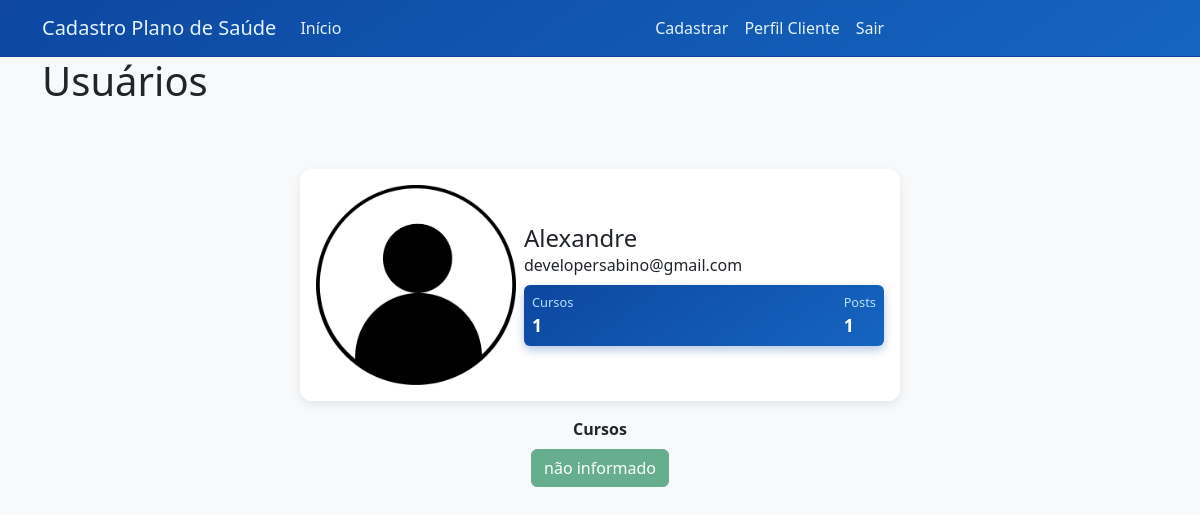
The app's page /usuarios (signed in) with its own data.
### sistemacooperativa/models.py (models this page shows)
class Usuario(database.Model, UserMixin):
    id = database.Column(database.Integer, primary_key=True)
    username = database.Column(database.String, nullable=False)
    email = database.Column(database.String, nullable=False, unique=True)
    senha = database.Column(database.String, nullable=False)
    foto_perfil = database.Column(database.String, default='default.jpg')
    posts = database.relationship('Post', backref='autor', lazy=True)
    cursos = database.Column(database.String, nullable=False, default='não informado')
    def contar_posts(self):
        return len(self.posts)

### sistemacooperativa/routes.py (the view)
@app.route("/usuarios")
@login_required
def usuarios():
    lista_usuarios = Usuario.query.all()
    return render_template('usuarios.html', lista_usuarios=lista_usuarios)

### sistemacooperativa/models.py (called while the page is built)
@login_manager.user_loader
def load_usuario(id_usuario):
    return Usuario.query.get(int(id_usuario))

### sistemacooperativa/templates/usuarios.html (shortened to what this page needs)
{% extends 'base.html' %}
{% block body %}
<div class="container">
    <h1>Usuários</h1>
    {% for usuario in lista_usuarios %}
    <div class="container mt-5 d-flex justify-content-center">
        <div class="card p-3">
            <div class="d-flex align-items-center">
                <div class="image pe-2">
                    <img src="{{ url_for('static', filename='fotos_perfil/{}'.format(usuario.foto_perfil)) }}" class="rounded" width="200">
                </div>
                <div class="ml-3 w-100">
                    <h4 class="mb-0 mt-0">{{ usuario.username }}</h4>
                    <span>{{ usuario.email }}</span>
                    <div class="p-2 mt-2 bg-primary d-flex justify-content-between rounded text-white stats">
                        {% if 'Não informado' in usuario.cursos %}
                        <div class="d-flex flex-column">
                            <span class="articles">Cursos</span>
                            <span class="number1">0</span>
                        </div>
                        {% else %}
                        <div class="d-flex flex-column">
                            <span class="articles">Cursos</span>
                            <span class="number1">{{ usuario.cursos.count(';') + 1 }}</span>
                        </div>
                        {% endif %}
                        <div class="d-flex flex-column">
                            <span class="rating">Posts</span>
                            <span class="number3">{{ usuario.contar_posts() }}</span>
                        </div>
                    </div>
                </div>
            </div>
        </div>
    </div>
    <div class="container">
        <div class="row justify-content-center">
            <div class="col" style="text-align:center">
                <strong>Cursos</strong><br>
                {% for curso in usuario.cursos.split(';') %}
                <button type="button" class="btn btn-success mt-2" disabled>{{ curso }}</button>
                {% endfor%}
            </div>
        </div>
    </div>
        {% endfor %}
    </div>
{%  endblock  %}

### sistemacooperativa/templates/base.html (shortened to what this page needs)
<!DOCTYPE html>
<html lang="pt-br">
<head>
    <link href="https://cdn.jsdelivr.net/npm/bootstrap-icons@1.11.3/font/bootstrap-icons.css" rel="stylesheet">
    <link href="https://cdn.jsdelivr.net/npm/bootstrap@5.3.6/dist/css/bootstrap.min.css" rel="stylesheet">
    <link rel="stylesheet" type="text/css" href="{{ url_for('static', filename='main.css') }}">
</head>
<body>
    {% include 'navbar.html' %}
    {% block body %}
    {%  endblock  %}
</body>
</html>

### sistemacooperativa/templates/navbar.html (shortened to what this page needs)
<nav class="navbar navbar-expand-lg bg-body-tertiary">
  <div class="container-fluid container">
    <a class="navbar-brand" href="{{ url_for('home') }}">Cadastro Plano de Saúde</a>
    <div class="collapse navbar-collapse" id="navbarSupportedContent">
      <ul class="navbar-nav me-auto mb-2 mb-lg-0">
        <li class="nav-item">
          <a class="nav-link active" aria-current="page" href="{{ url_for('home') }}">Início</a>
        </li>
        <li class="nav-item">
          <a class="nav-link disabled" href="{{ url_for('usuarios') }}"></a>
        </li>
        <li class="nav-item">
          <a class="nav-link disabled" href="{{ url_for('contato') }}"></a>
        </li>
      </ul>
      <ul class="navbar-nav me-auto mb-2 mb-lg-0">
        {% if current_user.is_authenticated %}
          <li class="nav-item">
            <a class="nav-link" href="{{ url_for('criar_post')}}">Cadastrar</a>
          </li>
          <li class="nav-item">
            <a class="nav-link" href="{{ url_for('perfil')}}">Perfil Cliente</a>
          </li>
          <li class="nav-item">
            <a class="nav-link" href="{{ url_for('sair')}}">Sair</a>
          </li>
        {% endif %}
      </ul>
    </div>
  </div>
</nav>

### sistemacooperativa/static/main.css (style rules this page uses)
body { background-color: #f8f9fa; font-family: 'Segoe UI', Tahoma, Geneva, Verdana, sans-serif; color: #212529; margin: 0; padding: 0; }
.card { width: 100%; max-width: 600px; margin: 1rem auto; border: none; border-radius: 12px; background: #fff; color: #212529; padding: 1.5rem; transition: all 0.3s ease; box-shadow: 0 4px 10px rgba(0, 0, 0, 0.08); }
.stats { background: linear-gradient(145deg, #0d47a1, #1565c0); color: #fff; border-radius: 12px; padding: 1rem; box-shadow: 0 4px 10px rgba(13, 71, 161, 0.3); }
.articles, .followers, .rating { font-size: 0.8rem; color: #bbdefb; }
.number1, .number2, .number3 { font-weight: 700; font-size: 1.1rem; color: #fff; }
.navbar, .menu { background: linear-gradient(145deg, #0d47a1, #1565c0) !important; color: #f1f1f1 !important; border-bottom: 1px solid #0d47a1; }
.navbar a, .menu a { color: #e3f2fd !important; transition: color 0.2s ease; }

### records on screen
Usuario: foto_perfil (placeholder picture), username "Alexandre", email "developersabino@gmail.com", cursos "1", contar_posts "1", cursos "não informado"
